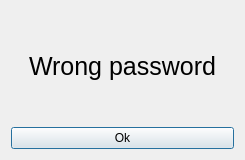
<?xml version="1.0" encoding="UTF-8"?>
<ui version="4.0">
 <class>Dialog5</class>
 <widget class="QDialog" name="Dialog5">
  <property name="geometry">
   <rect>
    <x>0</x>
    <y>0</y>
    <width>245</width>
    <height>160</height>
   </rect>
  </property>
  <property name="windowTitle">
   <string>Dialog</string>
  </property>
  <layout class="QGridLayout" name="gridLayout">
   <item row="0" column="0" alignment="Qt::AlignHCenter">
    <widget class="QLabel" name="label">
     <property name="font">
      <font>
       <pointsize>19</pointsize>
      </font>
     </property>
     <property name="text">
      <string>Wrong password</string>
     </property>
    </widget>
   </item>
   <item row="1" column="0">
    <widget class="QPushButton" name="pushButton">
     <property name="text">
      <string>Ok</string>
     </property>
    </widget>
   </item>
  </layout>
 </widget>
 <resources/>
 <connections/>
</ui>
